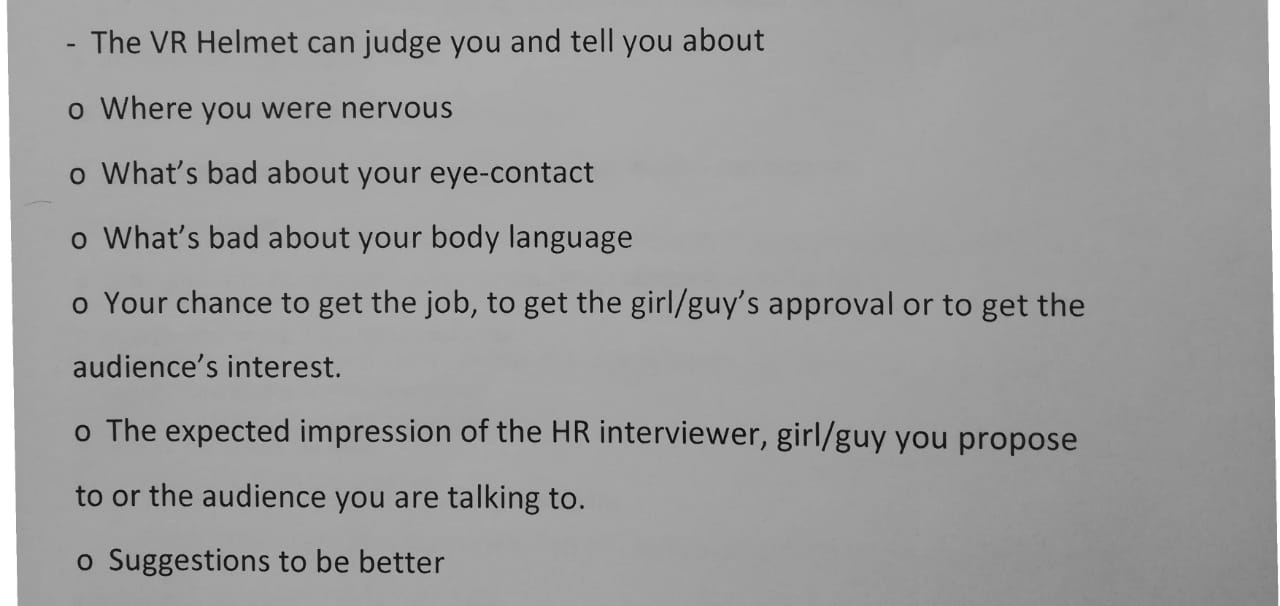
#> input picture testCases/test1.jpg, 1280 x 606 px
$ python -i deskew.py   (imports and definitions only)
#> lines starting #> are read from the running program, lines starting #| are printed output that depends on the picture
from skimage import io
import numpy as np
from matplotlib import pyplot as plt
from skimage import color
from PIL import Image
from skimage.color import rgb2gray
from scipy import fftpack
from scipy.signal import convolve2d
from skimage.util import random_noise
from skimage.exposure import rescale_intensity
import math
from scipy.ndimage.interpolation import rotate
import statistics
import copy
from PIL import Image
import cv2
import numpy as np
from skimage.transform import rescale, resize, downscale_local_mean
from skimage import img_as_ubyte
from skimage import io
# Show the matlpotlib figures inside the notebook

# new algo
####
def deskew(imgsk):
    imgsk = 1.0*imgsk
    img1 = copy.deepcopy(imgsk)

    imgsk = rescale(imgsk, 0.1, anti_aliasing=False)
    img = img_as_ubyte(imgsk)

    threshold = 50

    # make all pixels < threshold black
    binarized = copy.deepcopy(imgsk)
    binarized1 = copy.deepcopy(img)

    for i in range (binarized.shape[0]-1):
        for j in range (binarized.shape[1]):
            if(binarized[i][j]==0 and binarized[i+1][j]==1):
                binarized1[i][j]=1
            else:
                binarized1[i][j]=0
    #zero last row
    for i in range(binarized1.shape[1]):
        binarized1[binarized1.shape[0]-1][i]=0


    kernel = np.ones((1,2),np.uint8)
    binarized1 = cv2.morphologyEx(binarized1, cv2.MORPH_OPEN, kernel)

    ##  hough
    W = binarized1.shape[1]
    H = binarized1.shape[0]
    min_votes = np.sqrt(W*W+H*H).astype(np.uint8)

    lines = []
    while(lines == [] ):
        l = cv2.HoughLines(binarized1,1,np.pi/180,min_votes)
        if(l is None):
            lines = []
        else:
            lines = l
        min_votes = min_votes-1

    thetas = np.squeeze(lines)
    thetas = thetas[1]
    median_theta =  np.degrees(np.median(thetas))-90
    rotated = rotate(img1,angle=median_theta,cval=1)
    plt.imshow(rotated)

    result = Image.fromarray((rotated * 255).astype(np.uint8))
    result.save('out1.bmp')

    #lines detected
    r=1
    theta = median_theta
    for x in range(len(lines)):
        for r,theta in lines[x]:
            # Stores the value of cos(theta) in a
            a = np.cos(theta)

            # Stores the value of sin(theta) in b
            b = np.sin(theta)

            # x0 stores the value rcos(theta)
            x0 = a*r

            # y0 stores the value rsin(theta)
            y0 = b*r

            # x1 stores the rounded off value of (rcos(theta)-1000sin(theta))
            x1 = int(x0 + 1000*(-b))

            # y1 stores the rounded off value of (rsin(theta)+1000cos(theta))
            y1 = int(y0 + 1000*(a))

            # x2 stores the rounded off value of (rcos(theta)+1000sin(theta))
            x2 = int(x0 - 1000*(-b))

            # y2 stores the rounded off value of (rsin(theta)-1000cos(theta))
            y2 = int(y0 - 1000*(a))

            # cv2.line draws a line in img from the point(x1,y1) to (x2,y2).
            # (0,0,255) denotes the colour of the line to be
            #drawn. In this case, it is red.
            cv2.line(img,(x1,y1), (x2,y2), (0,0,255),2)

    # All the changes made in the input image are finally
    # written on a new image houghlines.jpg
    cv2.imwrite('linesDetected.jpg', img)

    return rotated.astype("uint8")

>>> import cv2
>>> picture = cv2.cvtColor(cv2.imread('testCases/test1.jpg'), cv2.COLOR_BGR2RGB)
#> picture is the input picture: shape (606, 1280, 3); min 0, max 255, mean 157
>>> result = deskew(picture)
#> in deskew, `imgsk = rescale(imgsk, 0.1, anti_aliasing=False)`:
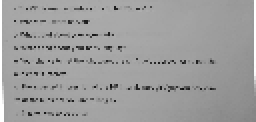
#> imgsk: shape (61, 128, 1) float64 (shown 2 times larger); min 16.3, max 255, mean 157.2
#> (the run stopped early here; a loop or call above may not have finished)
